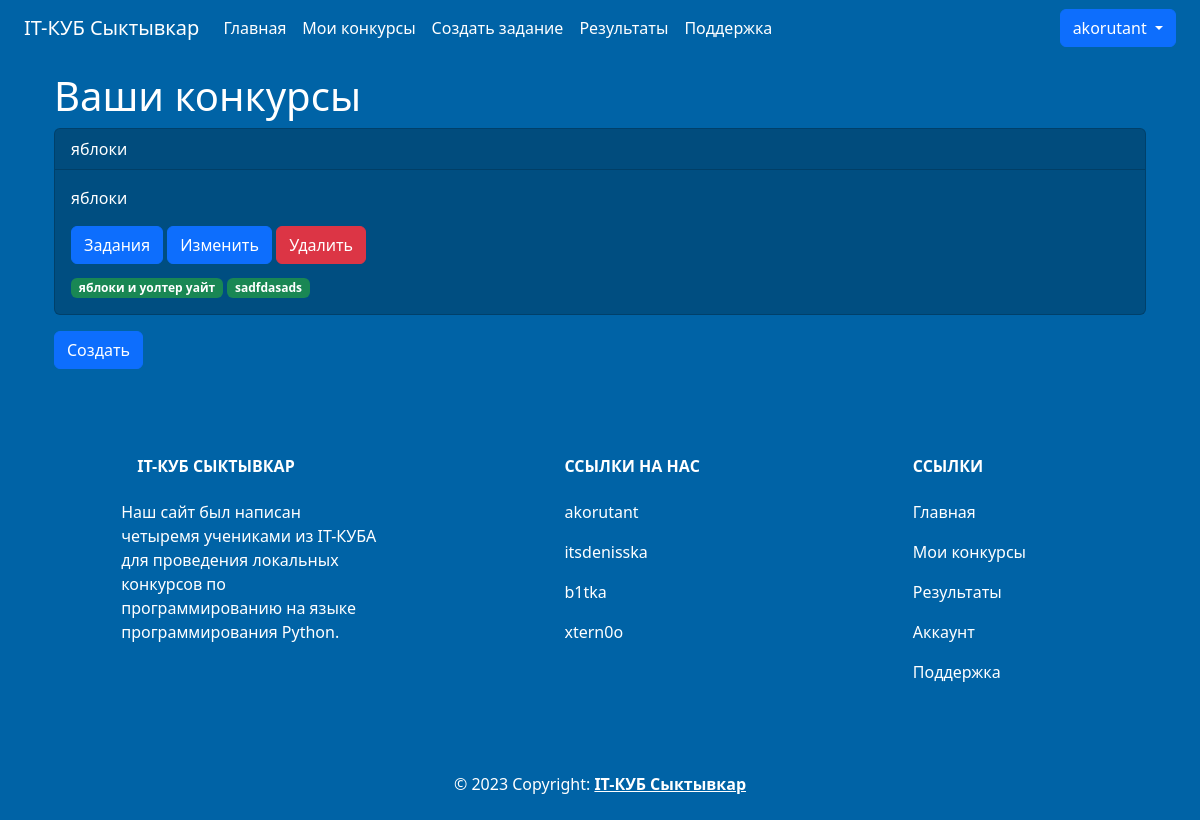
The app's page /contests/teacher_list (signed in) with its own data.
### data/users.py (models this page shows, shortened)
class User(SqlAlchemyBase, UserMixin):
    __tablename__ = 'users'
    id = sqlalchemy.Column(sqlalchemy.Integer,
                           primary_key=True, autoincrement=True)
    login = sqlalchemy.Column(sqlalchemy.String, nullable=False)
    firstname = sqlalchemy.Column(sqlalchemy.String, nullable=False)
    surname = sqlalchemy.Column(sqlalchemy.String, nullable=False)
    patronymic = sqlalchemy.Column(sqlalchemy.String, nullable=False)
    job_title = sqlalchemy.Column(sqlalchemy.String, nullable=False)
    email = sqlalchemy.Column(sqlalchemy.String,
                              index=True, unique=True, nullable=False)
    hashed_password = sqlalchemy.Column(sqlalchemy.String, nullable=False)
    count_contests = sqlalchemy.Column(sqlalchemy.Integer, nullable=False, default=0)
    count_wins = sqlalchemy.Column(sqlalchemy.Integer, nullable=False, default=0)
    avatar = sqlalchemy.Column(sqlalchemy.String, nullable=True)
    created_date = sqlalchemy.Column(sqlalchemy.DateTime,
                                     default=datetime.now)

### data/contests.py (models this page shows)
class Contest(SqlAlchemyBase):
    __tablename__ = "contests"
    id = sqlalchemy.Column(sqlalchemy.Integer,
                           primary_key=True, autoincrement=True)
    title = sqlalchemy.Column(sqlalchemy.String, nullable=False, unique=True)
    description = sqlalchemy.Column(sqlalchemy.String, nullable=False)
    author_id = sqlalchemy.Column(sqlalchemy.Integer,
                                  sqlalchemy.ForeignKey("teachers.user_id"))
    deadline = sqlalchemy.Column(sqlalchemy.DateTime, nullable=False)
    teacher = orm.relationship('Teacher')
    tasks = orm.relationship('Task', secondary='contest_to_task', backref='contest')

### data/tasks.py (models this page shows)
class Task(SqlAlchemyBase):
    __tablename__ = "tasks"
    id = sqlalchemy.Column(sqlalchemy.Integer,
                           primary_key=True, autoincrement=True)
    title = sqlalchemy.Column(sqlalchemy.String, nullable=False)
    description = sqlalchemy.Column(sqlalchemy.String, nullable=False)
    input = sqlalchemy.Column(sqlalchemy.String, nullable=False)
    output = sqlalchemy.Column(sqlalchemy.String, nullable=False)
    author_id = sqlalchemy.Column(sqlalchemy.Integer, sqlalchemy.ForeignKey("teachers.user_id"))
    teacher = orm.relationship("Teacher")
    contests = orm.relationship('Contest', secondary='contest_to_task', backref='task')

### main.py (the view)
@app.route("/contests/teacher_list")
@login_required
def contests_teacher():
    if current_user.job_title == "teacher":
        db_sess = db_session.create_session()
        contests_data = db_sess.query(Contest).filter(Contest.author_id == current_user.id).all()
        return render_template("teacher_contests.html",
                               title="Список конкурсов",
                               contests=contests_data)
    return redirect(url_for("index"))

### data/db_session.py (called while the page is built)
def create_session() -> Session:
    global __factory
    return __factory()

### main.py (called while the page is built)
@login_manager.user_loader
def load_user(user_id):
    db_sess = db_session.create_session()
    return db_sess.query(User).get(user_id)

### templates/teacher_contests.html
{% extends "base.html" %} {% block content %}
    {% if contests %}
<div class="container mt-3 text-white">
    <h1>Ваши конкурсы</h1>
    {% for contest in contests %}
        <div class="card card-background mb-3">
            <div class="card-header text-white">{{ contest.title }}</div>
            <div class="card-body text-white">
                <p class="card-text">{{ contest.description }}</p>
                <a class="btn btn-primary" href="{{ url_for('tasks', contest_id=contest.id) }}">Задания</a>
                <a class="btn btn-primary" href="{{ url_for('contests_edit', id=contest.id) }}">Изменить</a>
                <a class="btn btn-danger" href="{{ url_for('contest_delete', id=contest.id) }}">Удалить</a>
                <div style="margin-top: 10px;">
                {% for task in contest.tasks %}
                    <span class="badge bg-success">{{ task.title }}</span>
                {% endfor %}
                </div>
            </div>
        </div>
    {% endfor %}
    <a class="btn btn-primary" href="{{ url_for('contests_add') }}">Создать</a>
</div>
{% else %}
    <h1 class="text-white mt-5">Вы ещё не создали конкурсы</h1>
    <a class="btn btn-primary mt-1" href="{{ url_for('contests_add') }}">Создать</a>
{% endif %}
{% endblock %}

### templates/base.html (shortened to what this page needs)
<!DOCTYPE html>
<html lang="ru">
<head>
    <link
            rel="stylesheet"
            href="https://stackpath.bootstrapcdn.com/bootstrap/4.4.1/css/bootstrap.min.css"
    />
    <link
            href="https://cdn.jsdelivr.net/npm/bootstrap@5.3.0-alpha3/dist/css/bootstrap.min.css"
            rel="stylesheet"
    />
    <link rel="stylesheet" href="{{ url_for('static', filename='css/style.css') }}"/>
</head>
<body class="navbar-background">
<header class="container-fluid navbar-background">
    <nav class="navbar navbar-expand-lg navbar-background">
        <div class="container-fluid">
            <a class="navbar-brand text-white" href="{{ url_for('index') }}">IT-КУБ Сыктывкар</a>
            <div
                    class="collapse navbar-collapse justify-content-between"
                    id="navbarSupportedContent"
            >
                <ul class="navbar-nav me-auto mb-2 mb-lg-0">
                    <li class="nav-item">
                        <a
                                class="nav-link active text-white"
                                aria-current="page"
                                href="{{ url_for('index') }}"
                        >Главная</a
                        >
                    </li>
                    {% if current_user.is_authenticated %}
                    {% if current_user.job_title == "teacher" %}
                    <li>
                        <a class="nav-link text-white" href="{{ url_for('contests_teacher') }}">Мои конкурсы</a>
                    </li>
                    <li>
                        <a class="nav-link text-white" href="{{ url_for('tasks_add') }}">Создать задание</a>
                    </li>
                    {% endif %}
                    <li class="nav-item">
                        <a class="nav-link text-white" href="{{ url_for('results') }}">Результаты</a>
                    </li>
                    {% endif %}
                    <li class="nav-item">
                        <a class="nav-link text-white" href="{{ url_for('help') }}">Поддержка</a>
                    </li>
                </ul>
                <div>
                    {% if current_user.is_authenticated %}
                    <div class="btn-group dropdown-center">
                        <button type="button" class="btn btn-primary dropdown-toggle"
                                data-bs-toggle="dropdown"
                                aria-expanded="false">
                            {{ current_user.login }}
                        </button>
                    </div>
                    {% else %}
                    <a class="btn btn-primary" href="{{ url_for('login') }}">Войти</a>
                    <a class="btn btn-primary" href="{{ url_for('register') }}">Регистрация</a>
                    {% endif %}
                </div>
            </div>
        </div>
    </nav>
</header>
<main role="main" class="container">
    {% block content %} {% endblock %}
</main>
<footer class="text-center text-lg-start navbar-background text-muted">
    <section
            class="d-flex justify-content-center justify-content-lg-between p-4"
    >
        <div class="container text-center text-md-start mt-5 text-white">
            <div class="row mt-3">
                <div class="col-md-3 col-lg-4 col-xl-3 mx-auto mb-4">
                    <h6 class="text-uppercase fw-bold mb-4">
                        IT-КУБ Сыктывкар
                    </h6>
                    <p>Наш сайт был написан четыремя учениками из IT-КУБА для проведения локальных конкурсов по программированию на языке программирования Python.</p>
                </div>
                <div class="col-md-2 col-lg-2 col-xl-2 mx-auto mb-4">
                    <h6 class="text-uppercase fw-bold mb-4">Ссылки на нас</h6>
                    <p>
                        <a href="https://akoru.works/" class="nav-link text-white">akorutant</a>
                    </p>
                    <p>
                        <a href="https://t.me/itsdenisska" class="nav-link text-white">itsdenisska</a>
                    </p>
                    <p>
                        <a href="https://github.com/b1tka" class="nav-link text-white">b1tka</a>
                    </p>
                    <p>
                        <a href="https://github.com/xtern0o" class="nav-link text-white">xtern0o</a>
                    </p>
                </div>
                <div class="col-md-3 col-lg-2 col-xl-2 mx-auto mb-4">
                    <h6 class="text-uppercase fw-bold mb-4">Ссылки</h6>
                    <p>
                        <a href="{{ url_for('index') }}" class="nav-link text-white">Главная</a>
                    </p>
                    {% if current_user.is_authenticated %}
                    {% if current_user.job_title == "teacher" %}
                    <p>
                        <a class="nav-link text-white" href="{{ url_for('contests_teacher') }}">Мои конкурсы</a>
                    </p>
                    {% endif %}
                    <p>
                        <a href="{{ url_for('results') }}" class="nav-link text-white">Результаты</a>
                    </p>
                    <p>
                        <a class="nav-link text-white" href="{{ url_for('account', user_id=current_user.id) }}">Аккаунт</a>
                    </p>
                    {% endif %}
                    <p>
                        <a href="{{ url_for('help') }}" class="nav-link text-white">Поддержка</a>
                    </p>
                </div>
            </div>
        </div>
    </section>
    <div class="text-center p-4 text-white">
        © 2023 Copyright:
        <a class="text-reset fw-bold" href="{{ url_for('index') }}">IT-КУБ Сыктывкар</a>
    </div>
</footer>
</body>
</html>

### static/css/style.css (style rules this page uses)
.navbar-background { background-color: #0063a6; }
.card-background { background-color: #004e81; }

### records on screen
User: login "akorutant"
Contest: title "яблоки", description "яблоки"
Task: title "яблоки и уолтер уайт"
Task: title "sadfdasads"
